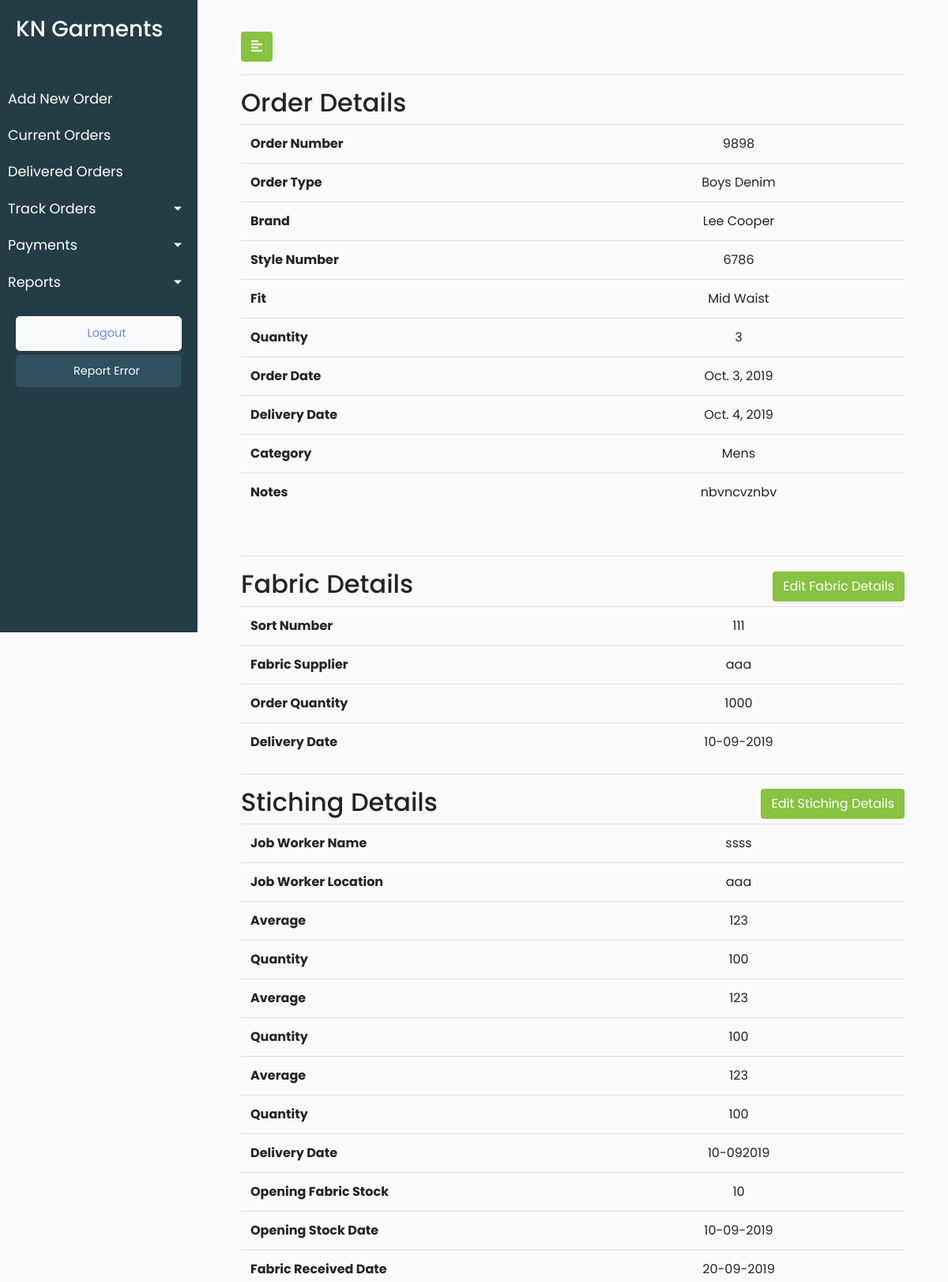
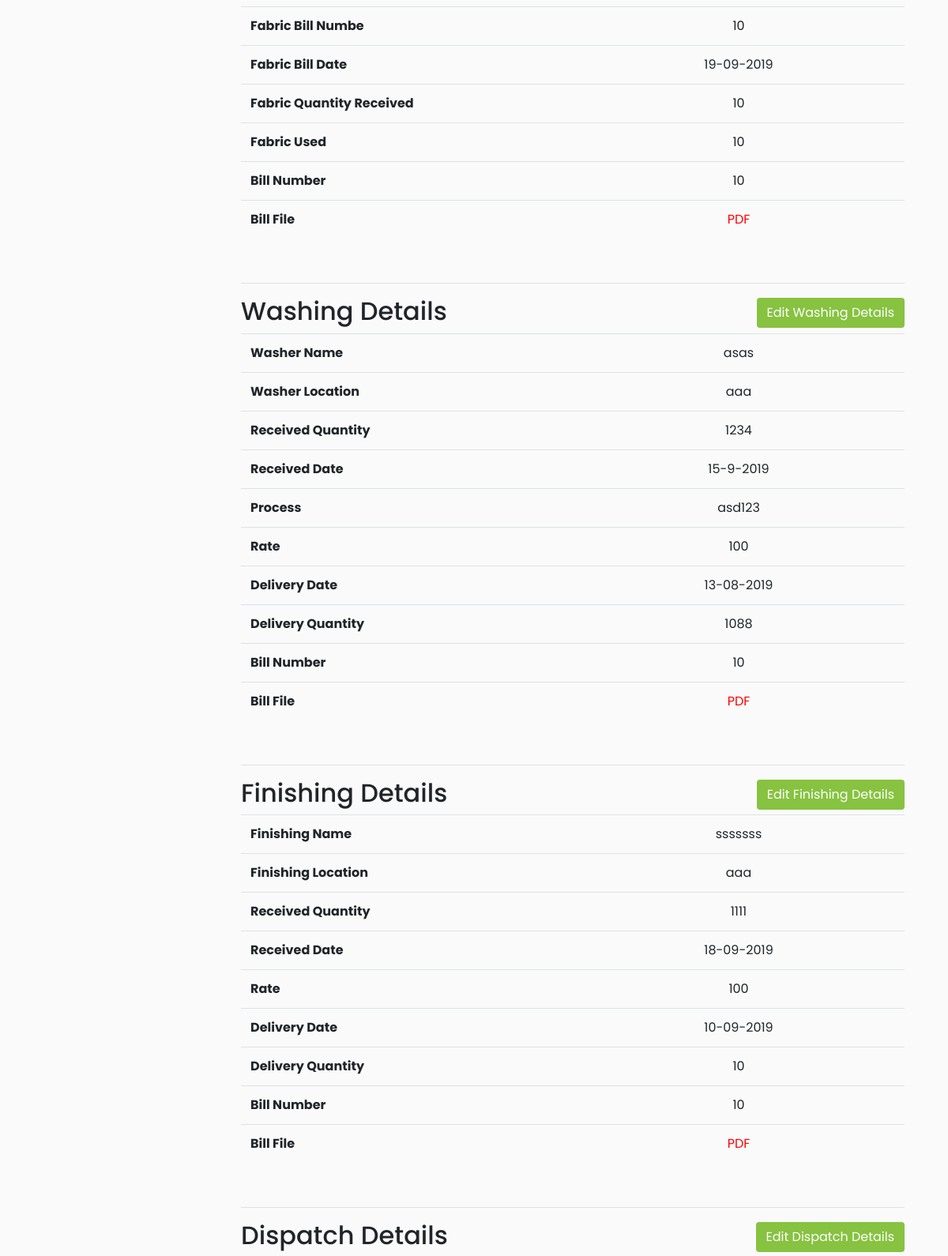
Page /track_order_details/5 (upper part) on the committed database (2 pictures, top to bottom).
### KNGarment_Order_TrackPro_App/models.py (models this page shows, shortened)
class Orders(models.Model):
    order_order_number = models.CharField(max_length=920)
    order_order_type = models.CharField(max_length=920)
    order_order_brands = models.CharField(max_length=920)
    order_order_style_number = models.CharField(max_length=920)
    order_order_fit = models.CharField(max_length=920)
    order_order_quantity = models.IntegerField()
    order_order_date = models.DateField(default=timezone.now)
    order_delivery_date = models.DateField(default=timezone.now)
    order_order_category = models.CharField(max_length=920)
    order_fit_sample_status = models.CharField(max_length=920)
    order_fit_sample_submitted_date = models.DateField(default=timezone.now)
    order_pps_sample_status = models.CharField(max_length=920)
    order_pps_sample_submitted_date = models.DateField(default=timezone.now)
    order_order_remark = models.CharField(max_length=920,blank=True)
    order_order_date_of_entry = models.DateTimeField(default=timezone.now)
    order_client_id = models.ForeignKey(Client, on_delete = models.CASCADE,default=1)
    class Meta:
        verbose_name_plural = "Orders List"
        verbose_name = "Order"

### KNGarment_Order_TrackPro_App/views.py (the view)
# urls.py: path('track_order_details/<int:pk>', views.track_order_details, name = 'track_order_details'),
def track_order_details(request,pk):
    order_object = Orders.objects.get(pk=pk)
    data = {'orders':order_object}
    return render(request,'KNGarment_Order_TrackPro_App/Order_Details_2.html',data)

### KNGarment_Order_TrackPro_App/templates/KNGarment_Order_TrackPro_App/Order_Details_2.html (shortened to what this page needs)
{% extends 'KNGarment_Order_TrackPro_App/base.html' %}
{% load static %}
{% block stylesheets %}
<link rel="stylesheet" href="//cdn.datatables.net/1.10.19/css/jquery.dataTables.min.css">
{% endblock stylesheets %}
{% block content %}
        <div id="content">
            <div class="container-fluid">
                <button type="button" id="sidebarCollapse" class="btn" style="background-color: #87c241;color: white">
                    <i class="fas fa-align-left"></i>
                </button>
                <hr>
                 <h2>Order Details</h2>
                <table class="table" style="text-align: center">
                    <tbody>
                        <tr>
                            <td class="heading_bold">Order Number</td>
                            <td class="text-center">{{orders.order_order_number}}</td>
                        </tr>
                        <tr>
                            <td class="heading_bold">Order Type</td>
                            <td class="text-center">{{orders.order_order_type}}</td>
                        </tr>
                        <tr>
                            <td class="heading_bold">Brand</td>
                            <td class="text-center">{{orders.order_order_brands}}</td>
                        </tr>
                        <tr>
                            <td class="heading_bold">Style Number</td>
                            <td class="text-center">{{orders.order_order_style_number}}</td>
                        </tr>
                        <tr>
                            <td class="heading_bold">Fit </td>
                            <td class="text-center">{{orders.order_order_fit}}</td>
                        </tr>
                        <tr>
                            <td class="heading_bold">Quantity</td>
                            <td class="text-center">{{orders.order_order_quantity}}</td>
                        </tr>
                        <tr>
                            <td class="heading_bold">Order Date</td>
                            <td class="text-center">{{orders.order_order_date}}</td>
                        </tr>
                        <tr>
                            <td class="heading_bold">Delivery Date</td>
                            <td class="text-center">{{orders.order_delivery_date}}</td>
                        </tr>
                        <tr>
                            <td class="heading_bold">Category</td>
                            <td class="text-center">{{orders.order_order_category}}</td>
                        </tr>
                        <tr>
                            <td class="heading_bold">Notes</td>
                            <td class="text-center">{{orders.order_order_remark}}</td>
                        </tr>
                    </tbody>
                </table>
                <br>
                 <hr>
                 <h2>Fabric Details<span><button class="btn" style="background-color: #87c241;color: white">Edit Fabric Details</button></span></h2>
                <table class="table" style="text-align: center">
                    <tbody>
                        <tr>
                            <td class="heading_bold">Sort Number</td>
                            <td>111</td>
                        </tr>
                        <tr>
                            <td class="heading_bold">Fabric Supplier</td>
                            <td>aaa</td>
                        </tr>
                        <tr>
                            <td class="heading_bold">Order Quantity</td>
                            <td>1000</td>
                        </tr>
                        <tr>
                            <td class="heading_bold">Delivery Date</td>
                            <td>10-09-2019</td>
                        </tr>
                    </tbody>
                </table>
                 <hr>
                 <h2>Stiching Details<span><button class="btn" style="background-color: #87c241;color: white">Edit Stiching Details</button></span></h2>
                <table class="table" style="text-align: center">
                    <tbody>
                        <tr>
                            <td class="heading_bold">Job Worker Name</td>
                            <td>ssss</td>
                        </tr>
                        <tr>
                            <td class="heading_bold">Job Worker Location</td>
                            <td>aaa</td>
                        </tr>
                        <tr>
                            <td class="heading_bold">Average</td>
                            <td>123</td>
                        </tr>
                        <tr>
                            <td class="heading_bold">Quantity</td>
                            <td>100</td>
                        </tr>
                        <tr>
                            <td class="heading_bold">Average</td>
                            <td>123</td>
                        </tr>
                        <tr>
                            <td class="heading_bold">Quantity</td>
                            <td>100</td>
                        </tr>
                        <tr>
                            <td class="heading_bold">Average</td>
                            <td>123</td>
                        </tr>
                        <tr>
                            <td class="heading_bold">Quantity</td>
                            <td>100</td>
                        </tr>
                        <tr>
                            <td class="heading_bold">Delivery Date</td>
                            <td>10-092019</td>
                        </tr>
                        <tr>
                            <td class="heading_bold">Opening Fabric Stock</td>
                            <td>10</td>
                        </tr>
                        <tr>
                            <td class="heading_bold">Opening Stock Date</td>
                            <td>10-09-2019</td>
                        </tr>
                        <tr>
                            <td class="heading_bold">Fabric Received Date</td>
                            <td>20-09-2019</td>
                        </tr>
                        <tr>
                            <td class="heading_bold">Fabric Bill Numbe</td>
                            <td>10</td>
                        </tr>
                        <tr>
                            <td class="heading_bold">Fabric Bill Date</td>
                            <td>19-09-2019</td>
                        </tr>
                        <tr>
                            <td class="heading_bold">Fabric Quantity Received </td>
                            <td>10</td>
                        </tr><tr>
                            <td class="heading_bold">Fabric Used </td>
                            <td>10</td>
                        </tr><tr>
                            <td class="heading_bold">Bill Number </td>
                            <td>10</td>
                        </tr><tr>
                            <td class="heading_bold">Bill File </td>
                            <td class="red">PDF</td>
                        </tr>
                    </tbody>
                </table>
                <br>
                 <hr>
                 <h2>Washing Details<span><button class="btn" style="background-color: #87c241;color: white">Edit Washing Details</button></span></h2>
                <table class="table" style="text-align: center">
                    <tbody>
                        <tr>
                            <td class="heading_bold">Washer Name</td>
                            <td>asas</td>
                        </tr>
                        <tr>
                            <td class="heading_bold">Washer Location</td>
                            <td>aaa</td>
                        </tr>
                        <tr>
                            <td class="heading_bold">Received Quantity</td>
                            <td>1234</td>
                        </tr>
                        <tr>
                            <td class="heading_bold">Received Date</td>
                            <td>15-9-2019</td>
                        </tr>
                        <tr>
                            <td class="heading_bold">Process</td>
                            <td>asd123</td>
                        </tr>
                        <tr>
                            <td class="heading_bold">Rate</td>
                            <td>100</td>
                        </tr>
                        <tr>
                            <td class="heading_bold">Delivery Date</td>
                            <td>13-08-2019</td>
                        </tr>
                        <tr>
                            <td class="heading_bold">Delivery Quantity</td>
                            <td>1088</td>
                        </tr>
                        <tr>
                            <td class="heading_bold">Bill Number</td>
                            <td>10</td>
                        </tr>
                        <tr>
                            <td class="heading_bold">Bill File</td>
                            <td class="red">PDF</td>
                        </tr>
                    </tbody>
                </table>
                 <br>
                 <hr>
                 <h2>Finishing Details<span><button class="btn" style="background-color: #87c241;color: white">Edit Finishing Details</button></span></h2>
                <table class="table" style="text-align: center">
                    <tbody>
                        <tr>
                            <td class="heading_bold">Finishing Name</td>
                            <td>sssssss</td>
                        </tr>
                        <tr>
                            <td class="heading_bold">Finishing Location</td>
                            <td>aaa</td>
                        </tr>
                        <tr>
                            <td class="heading_bold">Received Quantity</td>
                            <td>1111</td>
                        </tr>
                        <tr>
                            <td class="heading_bold">Received Date</td>
                            <td>18-09-2019</td>
                        </tr>
                        <tr>
                            <td class="heading_bold">Rate</td>
                            <td>100</td>
                        </tr>
                        <tr>
                            <td class="heading_bold">Delivery Date</td>
                            <td>10-09-2019</td>
                        </tr>
                        <tr>
                            <td class="heading_bold">Delivery Quantity</td>
                            <td>10</td>
                        </tr>
                        <tr>
                            <td class="heading_bold">Bill Number</td>
                            <td>10</td>
                        </tr>
                        <tr>
                            <td class="heading_bold">Bill File</td>
                            <td class="red">PDF</td>
                        </tr>
                    </tbody>
                </table>
                 <br>
                 <hr>
                 <h2>Dispatch Details<span><button class="btn" style="background-color: #87c241;color: white">Edit Dispatch Details</button></span></h2>
            </div>
        </div>
    </div>
{% endblock content %}

### KNGarment_Order_TrackPro_App/static/KNGarment_Order_TrackPro_App/style.css (style rules this page uses)
body { font-family: 'Poppins', sans-serif; background: #fafafa; }
#content { width: calc(100% - 250px); padding: 40px; min-height: 100vh; transition: all 0.3s; position: absolute; top: 0; right: 0; }

### KNGarment_Order_TrackPro_App/templates/KNGarment_Order_TrackPro_App/Order_Details_2.html (style rules this page uses)
.heading_bold { font-weight: bold; width: 50%; text-align: left; }
.red { color: red; }
span { float: right; }

### rows in the picture
Orders: order_order_number "9898", order_order_type "Boys Denim", order_order_brands "Lee Cooper", order_order_style_number "6786", order_order_fit "Mid Waist", order_order_quantity "3", order_order_date "Oct. 3, 2019", order_delivery_date "Oct. 4, 2019", order_order_category "Mens", order_order_remark "nbvncvznbv"
